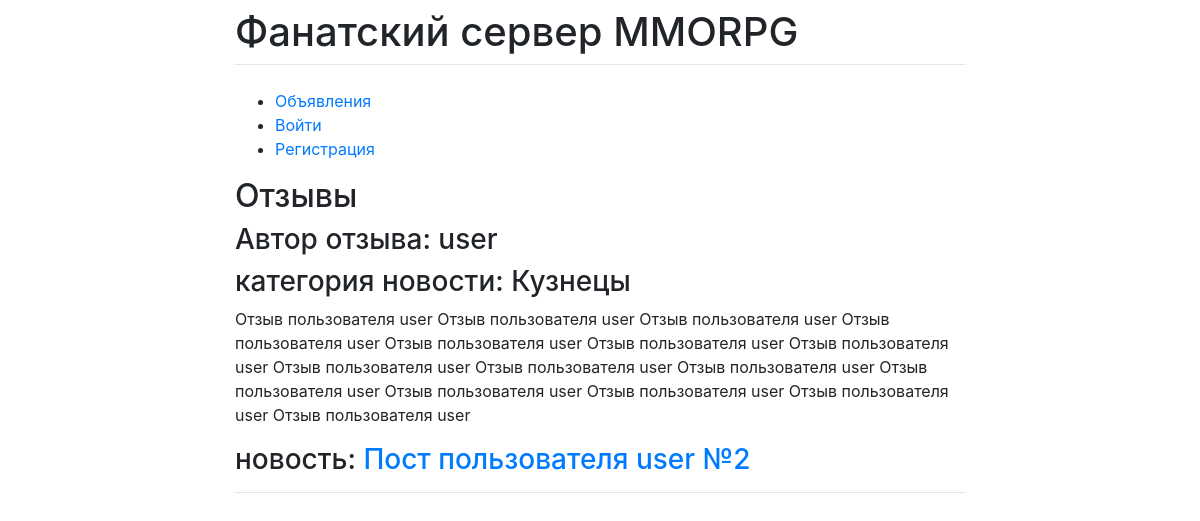
Page /post/2/responses/ on the committed database.
### guild/models.py (models this page shows, shortened)
class Response(models.Model):
    post = models.ForeignKey(Post, related_name='responses', on_delete=models.CASCADE)
    author = models.ForeignKey(Profile, on_delete=models.CASCADE)
    content = models.TextField()
    created_at = models.DateTimeField(auto_now_add=True)
    is_approved = models.BooleanField(default=False)

class Profile(models.Model):
    user = models.OneToOneField(User, on_delete=models.CASCADE)
    email_confirmed = models.BooleanField(default=False)
    avatar = models.ImageField(upload_to='images/', null=True, blank=True)
    BIO_CHOICES = [
        ('F', 'Female'),
        ('M', 'Male'),
    ]
    bio = models.CharField(max_length=1, choices=BIO_CHOICES, default='M')
    one_time_password = models.CharField(max_length=10, null=True, blank=True)

class Post(models.Model):
    author = models.ForeignKey(Profile, on_delete=models.CASCADE)
    title = models.CharField(max_length=255)
    content = models.TextField()
    category = models.ForeignKey(Category, on_delete=models.CASCADE)
    created_at = models.DateTimeField(auto_now_add=True)
    updated_at = models.DateTimeField(auto_now=True)
    image = models.ImageField(upload_to='images/', null=True, blank=True)

class Category(models.Model):
    name = models.CharField(max_length=100)
    subscribes = models.ManyToManyField(Profile, related_name='categories', through='Subscription')
    is_active = models.BooleanField(default=True)

### guild/views.py (the view)
# urls.py: path('post/<int:post_pk>/responses/', ResponseView.as_view(), name='response-list'),
class ResponseView(ListView):
    model = Response
    context_object_name = 'responses'
    template_name = 'responses/response_list.html'
    def get_queryset(self):
        post_id = self.kwargs['post_pk']
        return Response.objects.filter(post__id=post_id, is_approved=True)

### templates/responses/response_list.html
{% extends 'flatpages/base.html' %}
{% load crispy_forms_tags %}
{% load i18n %}
{% block content %}
    <h2>Отзывы</h2>
    {% for response in responses %}
        <div class="response">
            <h3>Автор отзыва: {{ response.author.user.username }}</h3>
            <h3>категория новости: {{ response.post.category.name }}</h3>
            <p>{{ response.content }}</p>
            <h3>новость: <a href="{% url 'post-detail' pk=response.post.pk %}">{{ response.post.title }}</a></h3>
            <hr>
        </div>
    {% empty %}
        <p>Нет отзывов.</p>
    {% endfor %}
{% endblock %}

### rows in the picture
Response: author.user.username "user", post.category.name "Кузнецы", content "Отзыв пользователя user Отзыв пользователя user Отзыв пользователя user Отзыв пользователя user Отзыв пользователя user Отзыв пользователя user Отзыв пользователя user Отзыв пользователя user Отзыв пользователя user Отзыв пользователя user Отзыв пользователя user Отзыв пользователя user Отзыв пользователя user Отзыв пользователя user Отзыв пользователя user", post "Пост пользователя user №2"
